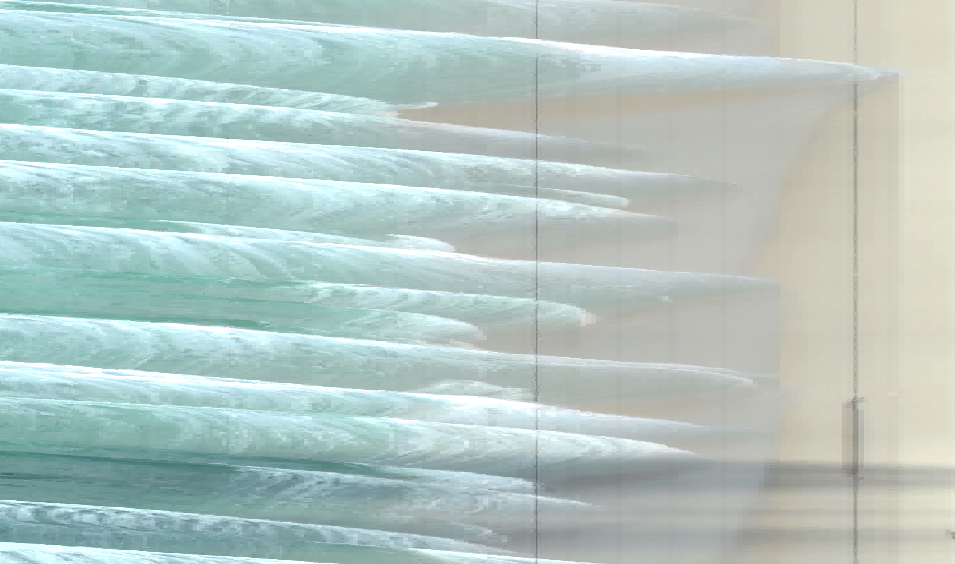
#> input picture 20101109084810_07_25ppm_trim.png, 955 x 564 px
$ jupyter execute SwashTracer_labeller.ipynb   (shell and % lines are left out)
#> lines starting #> are read from the running program, lines starting #| are printed output that depends on the picture; after the words box and inside, x2 and y2 are one past the last pixel; in counts of white or black regions, pixels touching at a corner belong together
Enter the timestack_name for the timestack image you want to label.

After running the cell, a GUI will open for setting the user defined parameters before labelling. By scrolling through the entire timestack, find the global maxima and global minima points. Also set the green slider to the height of 5 medium sized swash events from the top of the window. Once you've set the user defined parameters the best you can, simply close the window to start the labelling GUI.

The labelling GUI allows you to choose the position of the swash front with the red dot according to the top slider. You can also categorise the point as a minima, maxima or normal swash front point with the bottom slider. Press enter or any key to proceed to pick the next point (don't close the window, this will not work). A second window will appear which shows what has been labelled so far. Once all rows are labelled the script will close and save the labelled points in a csv file, a fully annotated timestack image, as well as all the snapshots in a labelled_timestacks folder which can be used for model training.

[cell 1]
import cv2
import numpy as np
import csv
import matplotlib.pyplot as plt
import os
import shutil

timestack_name = "20101109084810_07_25ppm_trim.png"
title_window = "set the height of 5 peaks, the max runup point, the min rundown point"

# create a new folder to store all the results in
current_path = os.getcwd()
labelled_dir = timestack_name + "_labelled_timestacks"
labelled_dir_path = os.path.join(current_path, labelled_dir)
if os.path.exists(labelled_dir_path):
    shutil.rmtree(labelled_dir_path)
print("old results directory removed")
os.mkdir(labelled_dir_path)
print("new results directory created called " + labelled_dir)

# get the timestack image
timestack = cv2.imread(timestack_name)
#> timestack is the input picture: shape (564, 955, 3); mean B, G, R 195.4, 199.3, 179.7
height, width, _ = timestack.shape
#> height = 564; width = 955
padding = width
#> padding = 955

min_uprush = int(width*0.3) # default initial position
#> min_uprush = 286
max_uprush = int(width*0.7) # default intial position
#> max_uprush = 668
five_peaks_height = int(height*0.4) # default initial position
#> five_peaks_height = 225
scroll_image = 0

"""%%%%%%%%%%%%%%%%%%%% USER DEFINED PARAMETERS GUI %%%%%%%%%%%%%"""
timestack = cv2.imread(timestack_name)
timestack_snapshot = timestack[scroll_image:scroll_image+padding, 0:]

# cursors
cv2.line(timestack_snapshot, (0, int(five_peaks_height)), (padding, int(five_peaks_height)), [0, 255, 0], thickness=2)
cv2.line(timestack_snapshot, (int(min_uprush), 0), (int(min_uprush), int(padding)), [0, 0, 255],
         thickness=2)
cv2.line(timestack_snapshot, (int(max_uprush), 0), (int(max_uprush), int(padding)), [255, 0, 0],
         thickness=2)
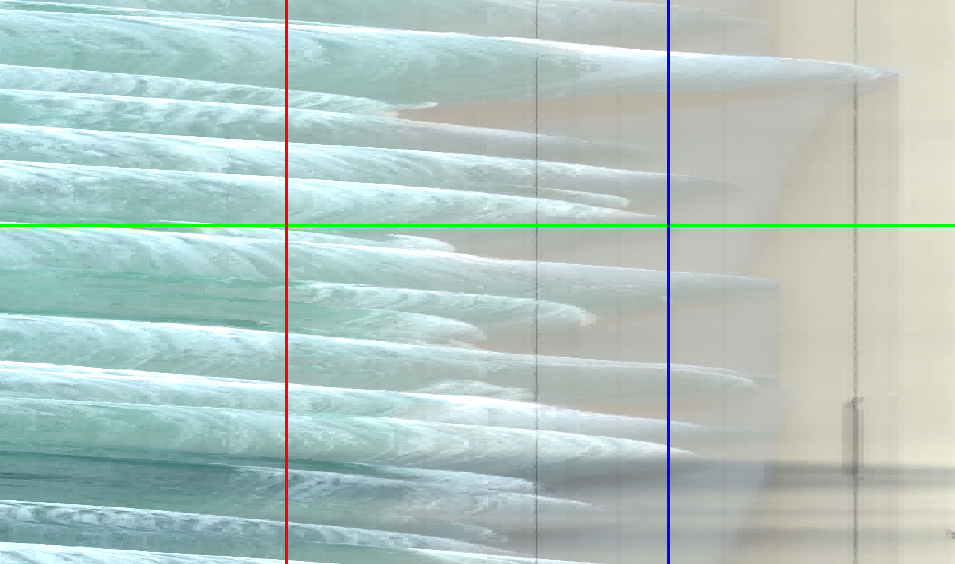
#> timestack_snapshot: shape (564, 955, 3); mean B, G, R 194, 198.4, 178.5
timestack_snapshot = cv2.resize(timestack_snapshot, (720, 540))
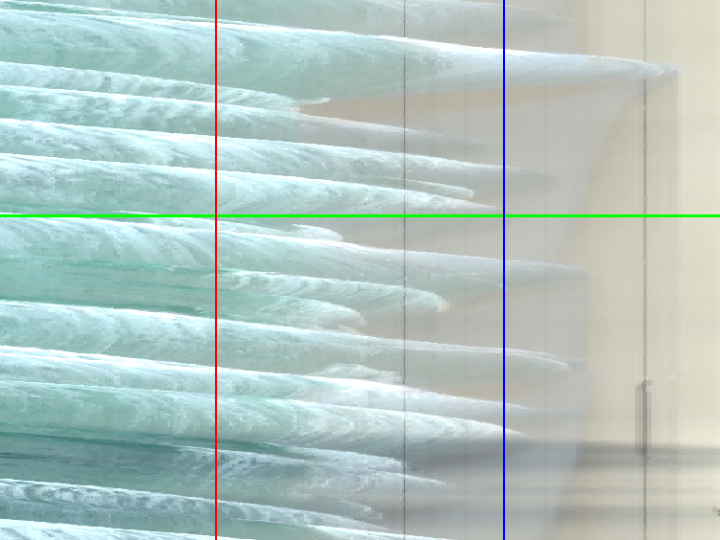
#> timestack_snapshot: shape (540, 720, 3); mean B, G, R 194, 198.4, 178.4
cv2.imshow(title_window, timestack_snapshot)

# [66 lines left out: functions on_trackbar_min_uprush, on_trackbar_max_uprush, on_trackbar_five_peaks_height, on_trackbar_scroll_image, not called in this run]

# setup trackbars
trackbar_min_uprush = "Rd_min"
trackbar_max_uprush = "Ru_max"
trackbar_five_peaks_height = "L_5p"
trackbar_scroll_image = "Scroll"

cv2.createTrackbar(trackbar_min_uprush, title_window, min_uprush, padding, on_trackbar_min_uprush)
cv2.createTrackbar(trackbar_max_uprush, title_window, max_uprush, padding, on_trackbar_max_uprush)
cv2.createTrackbar(trackbar_five_peaks_height, title_window, five_peaks_height, padding, on_trackbar_five_peaks_height)
# only apply scroll trackbar if image doesn't fit on the screen
if height - padding > 0:
    cv2.createTrackbar(trackbar_scroll_image, title_window, scroll_image, height - padding, on_trackbar_scroll_image)
cv2.waitKey()

"""%%%%%%%%%%%%%%%%%%%% LABELLING GUI %%%%%%%%%%%%%"""

padding = five_peaks_height
#> padding = 225
width = max_uprush - min_uprush
#> width = 382
xc = int(width/2)
#> xc = 191
min_max = 2
timestack_count = 0
annotated_timestack = cv2.imread(timestack_name)

# create csv file
output_data_name = "labelled_runup_data_" + timestack_name + ".csv"
with open(output_data_name, 'w') as writeFile:
    writer = csv.writer(writeFile)
    writer.writerows([["test timestack shoreline coordinates and min max values"]])

with open(output_data_name, 'a', newline='') as csvFile:
    writer = csv.writer(csvFile)
    writer.writerows([["X_coordinate"], ["Y_coordinate"], ["Minimum"], ["Maximum"]])

xc_full_points = []
yc_full_points = []
min_val_points = []
max_val_points = []

# [10 lines left out: function on_trackbar_xc, not called in this run]

def on_trackbar_min_max(val):
    global min_max
    min_max = val

timestack_snapshot = timestack[0:padding, min_uprush:max_uprush]
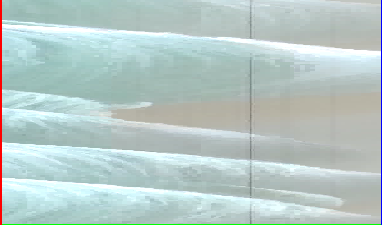
#> timestack_snapshot: shape (225, 382, 3); mean B, G, R 199.1, 201.8, 182.9
title_window = "0 = min, 1 = max, 2 = neither"
cv2.namedWindow(title_window, cv2.WINDOW_NORMAL)
cv2.resizeWindow(title_window, 1080, 540)
trackbar_xc = "x-coordinate of swash front"
trackbar_min_max = "0 for min, 1 for max, 2 for neither"
i = 0
cv2.createTrackbar(trackbar_xc, title_window, xc, width, on_trackbar_xc)
cv2.createTrackbar(trackbar_min_max, title_window, min_max, 2, on_trackbar_min_max)
timestack = cv2.imread(timestack_name)
first_pass = True
for i in range(0, int((height - padding))-1, 1):

    timestack_snapshot = timestack[i:i+padding, min_uprush:max_uprush]

    if first_pass == True:
        first_pass = False
    else:
        cv2.circle(timestack_snapshot, (int(xc), int(padding / 2)), radius=1, color=[0, 0, 255])
    cv2.imshow(title_window, timestack_snapshot)
    cv2.waitKey()

    xc_full = min_uprush + xc
#> xc_full = 477
    yc_full = i + int(padding/2)
#> yc_full = 112

    # plot circle for xc point
    cv2.circle(annotated_timestack, (xc_full, yc_full), radius=1, color=[0, 0, 255])
#> annotated_timestack: shape (564, 955, 3); under 0.01% of pixels changed, all inside (x1, y1, x2, y2) = (476, 111, 479, 114)
    annotated_window = "annotated_timestack_live"
    cv2.namedWindow(annotated_window, cv2.WINDOW_NORMAL)
    cv2.resizeWindow(annotated_window, 270, 720)
    cv2.imshow(annotated_window, annotated_timestack)

    # store min_max
    if min_max == 0:
        min_val = 1
        max_val = 0
    elif min_max == 1:
        min_val = 0
        max_val = 1
    else:
        min_val = 0
        max_val = 0

    xc_full_points.append(xc_full)
    yc_full_points.append(yc_full)
    min_val_points.append(min_val)
    max_val_points.append(max_val)

    # save data
    with open(output_data_name, 'a', newline='') as csvFile:
        writer = csv.writer(csvFile)
        data_row = [[xc_full], [yc_full], [min_val], [max_val]]
#> data_row = [[477], [112], [0], [0]]
        writer.writerow(data_row)

    # store xc/padding to 3 decimal places
    x_coordinate_val = "{:.3f}".format(xc / width)

    filename_string = timestack_name[0:-4] + x_coordinate_val + "_" + str(min_val) + "_" + str(max_val) + "_" + str(
        timestack_count)

    # save image as labelled
    timestack_snap = cv2.imread(timestack_name)
    timestack_snapshot_for_file = timestack_snap[i:i + padding, min_uprush:max_uprush]
    cv2.imwrite(labelled_dir + "/" + filename_string + ".png", timestack_snapshot_for_file)

    timestack_count = timestack_count + 1

csvFile.close()

# plot the graph of the datapoints
plt.plot(xc_full_points, yc_full_points, color = 'k')
xc_min_points = np.array(xc_full_points)[np.nonzero(np.array(xc_full_points)*np.array(min_val_points))]
yc_min_points = np.array(yc_full_points)[np.nonzero(np.array(yc_full_points)*np.array(min_val_points))]
xc_max_points = np.array(xc_full_points)[np.nonzero(np.array(xc_full_points)*np.array(max_val_points))]
yc_max_points = np.array(yc_full_points)[np.nonzero(np.array(yc_full_points)*np.array(max_val_points))]
plt.scatter(xc_min_points, yc_min_points, color = 'g')
plt.scatter(xc_max_points, yc_max_points, color = 'r')
plt.gca().invert_yaxis() # invert axis so it is like the timestack image coordinates
plt.xlabel('cross shore distance (pixels)')
plt.ylabel('time (pixels)')
plt.show()
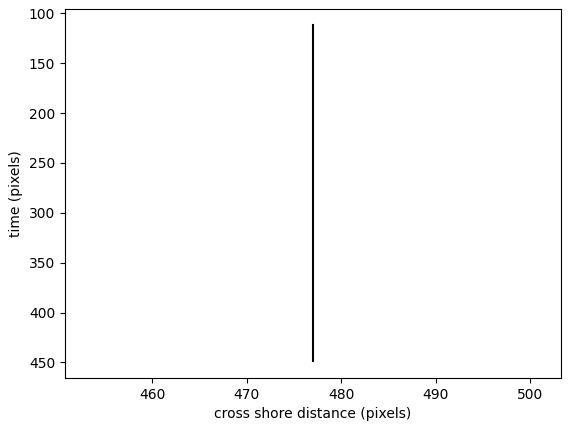
#> figure drawn by matplotlib, 1 panel

# save the fully annotated image
cv2.imwrite(timestack_name + "_labelled.png", annotated_timestack)
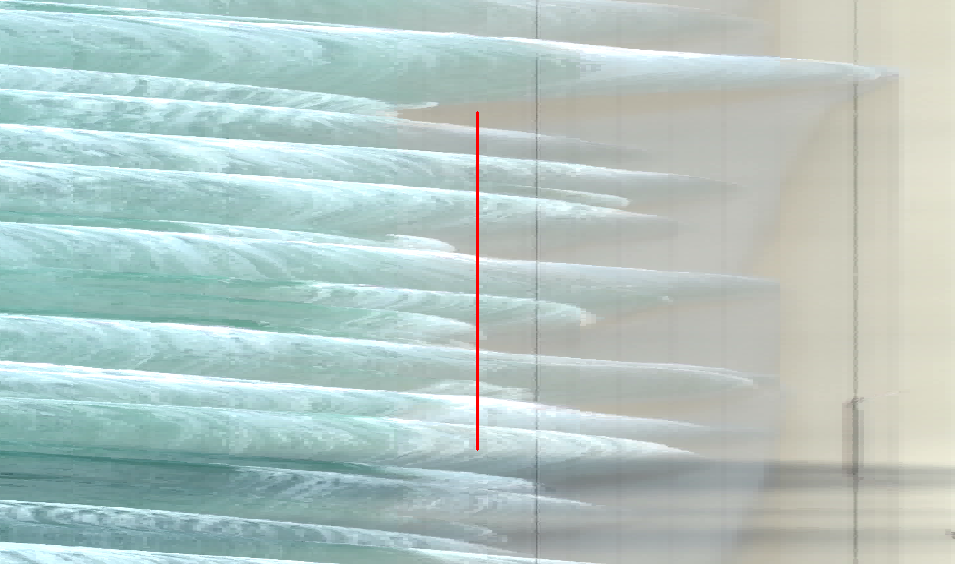
#> saved as 20101109084810_07_25ppm_trim.png_labelled.png: shape (564, 955, 3); mean B, G, R 195.1, 198.9, 179.9

cv2.destroyAllWindows()

print("done")
